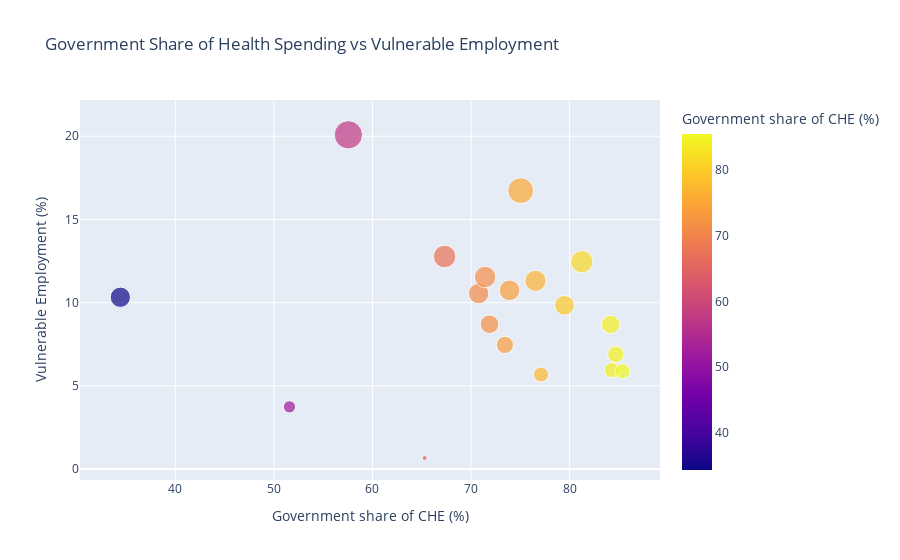

Source (notebook cell):
### Code cell
fig_alt = px.scatter(
    govshare_avg.reset_index(),
    x='GovShare_CHE_pct', y='VulnerableEmployment',
    size='VulnerableEmployment', color='GovShare_CHE_pct',
    hover_name='Country Name',
    labels={
        'GovShare_CHE_pct':'Government share of CHE (%)',
        'VulnerableEmployment':'Vulnerable Employment (%)'
    },
    title='Government Share of Health Spending vs Vulnerable Employment'
)
fig_alt.show()

### Figure 1 — Plotly figure (JSON) as saved in the notebook; plotly's stock layout.template omitted (floating-point values rounded to 4 significant figures)
{"data": [{"hovertemplate": "<b>%{hovertext}</b><br><br>Government share of CHE (%)=%{marker.color}<br>Vulnerable Employment (%)=%{marker.size}<extra></extra>", "hovertext": ["Australia", "Austria", "Belgium", "Canada", "Denmark", "Finland", "France", "Germany", "Italy", "Japan", "Korea, Rep.", "Netherlands", "Norway", "Spain", "Sweden", "Switzerland", "United Arab Emirates", "United Kingdom", "United States"], "legendgroup": "", "marker": {"color": [71.88, 73.91, 76.54, 70.77, 84.29, 79.49, 73.44, 77.1, 75.04, 84.16, 57.56, 67.32, 85.37, 71.43, 84.7, 34.43, 65.3, 81.24, 51.59], "coloraxis": "coloraxis", "size": [8.707, 10.74, 11.32, 10.55, 5.944, 9.839, 7.461, 5.682, 16.73, 8.689, 20.09, 12.78, 5.878, 11.54, 6.9, 10.33, 0.6676, 12.46, 3.743], "sizemode": "area", "sizeref": 0.05022, "symbol": "circle"}, "mode": "markers", "name": "", "orientation": "v", "showlegend": false, "type": "scatter", "x": [71.88, 73.91, 76.54, 70.77, 84.29, 79.49, 73.44, 77.1, 75.04, 84.16, 57.56, 67.32, 85.37, 71.43, 84.7, 34.43, 65.3, 81.24, 51.59], "xaxis": "x", "y": [8.707, 10.74, 11.32, 10.55, 5.944, 9.839, 7.461, 5.682, 16.73, 8.689, 20.09, 12.78, 5.878, 11.54, 6.9, 10.33, 0.6676, 12.46, 3.743], "yaxis": "y"}], "layout": {"coloraxis": {"colorbar": {"title": {"text": "Government share of CHE (%)"}}, "colorscale": [[0, "#0d0887"], [0.1111, "#46039f"], [0.2222, "#7201a8"], [0.3333, "#9c179e"], [0.4444, "#bd3786"], [0.5556, "#d8576b"], [0.6667, "#ed7953"], [0.7778, "#fb9f3a"], [0.8889, "#fdca26"], [1, "#f0f921"]]}, "legend": {"itemsizing": "constant", "tracegroupgap": 0}, "title": {"text": "Government Share of Health Spending vs Vulnerable Employment"}, "xaxis": {"anchor": "y", "domain": [0, 1], "title": {"text": "Government share of CHE (%)"}}, "yaxis": {"anchor": "x", "domain": [0, 1], "title": {"text": "Vulnerable Employment (%)"}}}}
